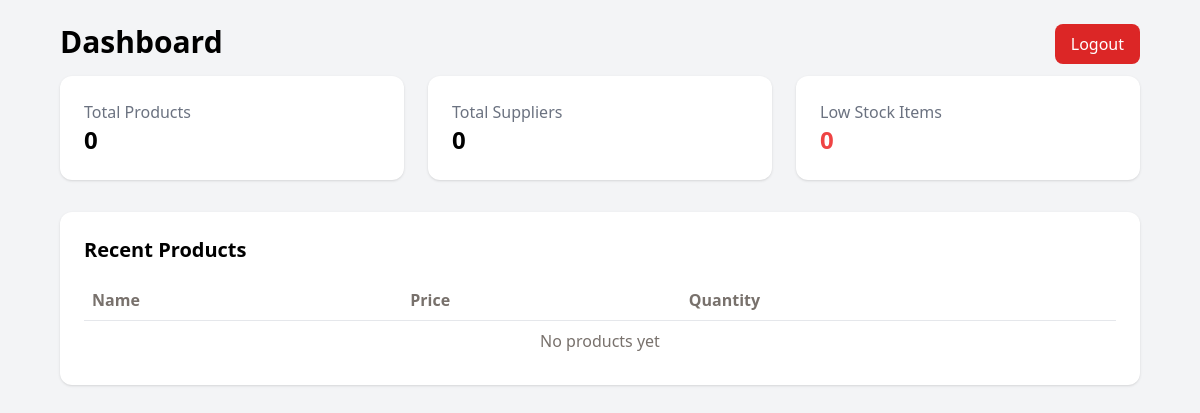
Page /dashboard/ (signed in) on the earlier database version.
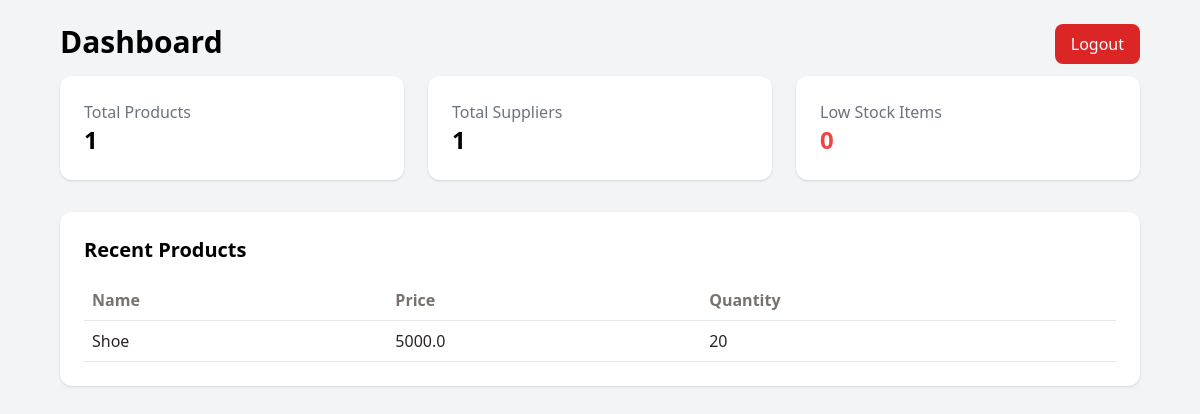
Same page on the later database version.
### accounts/models.py (models this page shows, shortened)
class Product(models.Model):
    name = models.CharField(max_length=100)
    price = models.FloatField()
    quantity = models.IntegerField()
    image = models.ImageField(upload_to='products/', blank=True, null=True)
    supplier = models.ForeignKey(Supplier, on_delete=models.CASCADE, null=True, blank=True)
    created_at = models.DateTimeField(auto_now_add=True)

### accounts/views.py (the view)
# urls.py: path('dashboard/', views.dashboard, name='dashboard'),
@login_required
def dashboard(request):
    total_products = Product.objects.count()
    total_suppliers = Supplier.objects.count()
    low_stock = Product.objects.filter(quantity__lt=5).count()
    recent_products = Product.objects.order_by('-created_at')[:5]
    context = {
        'total_products': total_products,
        'total_suppliers': total_suppliers,
        'low_stock': low_stock,
        'recent_products': recent_products
    }
    return render(request, 'dashboard.html', context)

### templates/dashboard.html (shortened to what this page needs)
<!DOCTYPE html>
<html lang="en">
<head>
    <script src="https://cdn.tailwindcss.com"></script>
</head>
<body class="bg-gray-100">
    <div class="p-6 mx-9">
        <div class="flex justify-between">
            <h1 class="text-3xl font-bold mb-4">Dashboard</h1>
            <a href="{% url 'logout' %}" class="text-white bg-red-600 hover:bg-red-700 rounded-lg h-fit py-2 px-4">Logout</a>
        </div>
        <div class="grid grid-cols-1 md:grid-cols-3 gap-6">
            <div class="bg-white p-6 rounded-xl shadow">
                <h2 class="text-gray-500">Total Products</h2>
                <p class="text-2xl font-bold">{{ total_products }}</p>
            </div>
            <div class="bg-white p-6 rounded-xl shadow">
                <h2 class="text-gray-500">Total Suppliers</h2>
                <p class="text-2xl font-bold">{{ total_suppliers }}</p>
            </div>
            <div class="bg-white p-6 rounded-xl shadow">
                <h2 class="text-gray-500">Low Stock Items</h2>
                <p class="text-2xl font-bold text-red-500">{{ low_stock }}</p>
            </div>
        </div>
        <div class="mt-8 bg-white p-6 rounded-xl shadow">
            <h2 class="text-xl font-bold mb-4">Recent Products</h2>
            <table class="w-full text-left">
                <thead>
                    <tr class="border-b text-stone-500">
                        <th class="p-2">Name</th>
                        <th class="p-2">Price</th>
                        <th class="p-2">Quantity</th>
                    </tr>
                </thead>
                <tbody>
                    {% for product in recent_products %}
                    <tr class="border-b text-stone-800">
                        <td class="p-2">{{ product.name }}</td>
                        <td class="p-2">{{ product.price }}</td>
                        <td class="p-2">{{ product.quantity }}</td>
                    </tr>
                    {% empty %}
                    <tr>
                        <td colspan="3" class="p-2 text-stone-500 text-center">No products yet</td>
                    </tr>
                    {% endfor %}
                </tbody>
            </table>
        </div>
    </div>
</body>
</html>

Differences in the rows shown:
added Product: name "Shoe", price "5000.0", quantity "20"
Other differences:
{{ total_products }}: "0" → "1"
{{ total_suppliers }}: "0" → "1"
text no longer shown: "No products yet"
